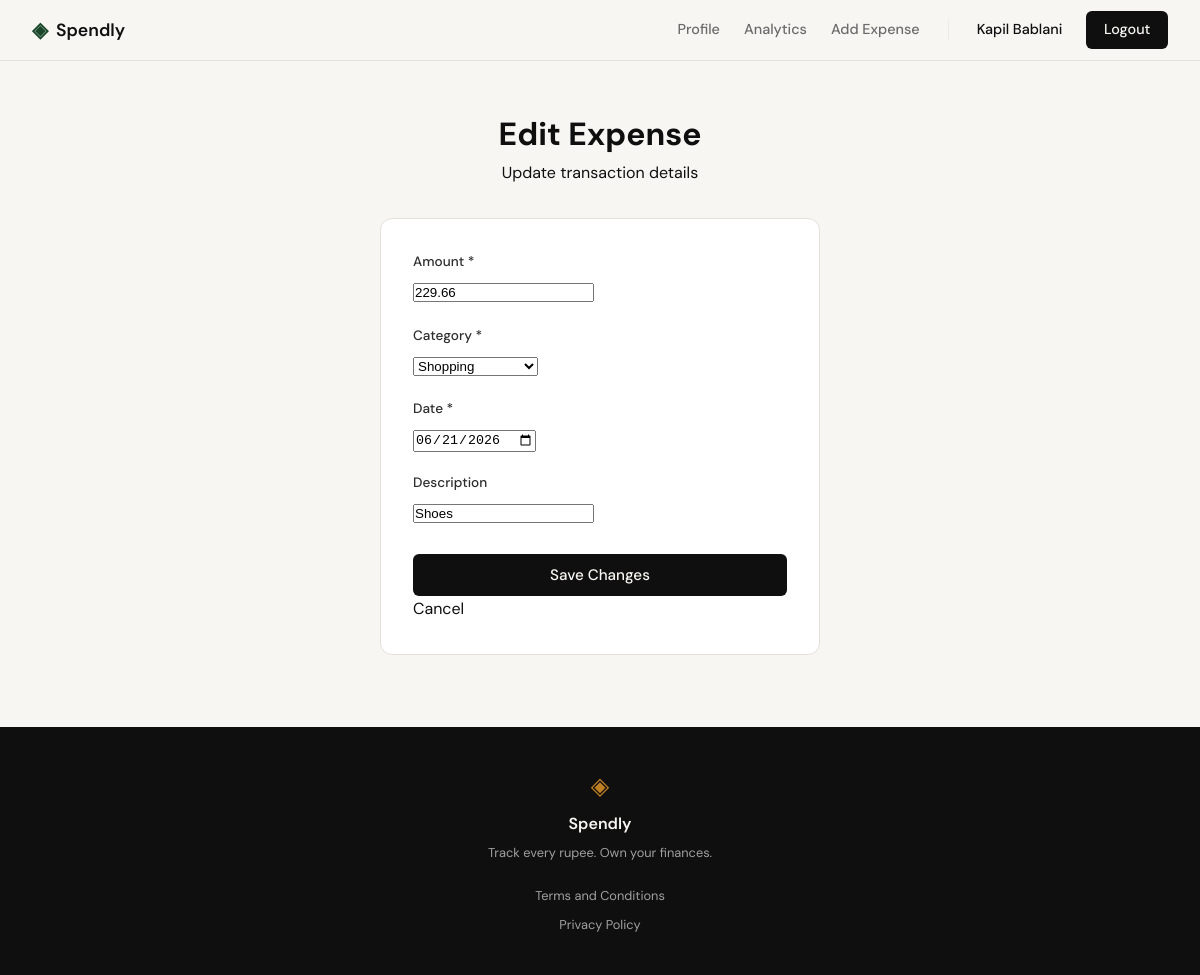
Screenshot of /expenses/60/edit (signed in) with the database file from the repository.
### tables this page shows
CREATE TABLE expenses (
            id INTEGER PRIMARY KEY AUTOINCREMENT,
            user_id INTEGER NOT NULL,
            amount REAL NOT NULL,
            category TEXT NOT NULL,
            date TEXT NOT NULL,
            description TEXT,
            created_at TEXT DEFAULT (datetime('now')),
            FOREIGN KEY (user_id) REFERENCES users (id)
        );

### app.py (the view, shortened to what this page needs)
@app.route("/expenses/<int:id>/edit", methods=["GET", "POST"])
def edit_expense(id):
    if not session.get("user_id"):
        return redirect(url_for("login"))
    user_id = session.get("user_id")
    expense = get_expense_by_id(id, user_id)
    if not expense:
        abort(404)
    if request.method == "GET":
        return render_edit_expense_form(expense)

### app.py (called while the page is built)
def render_edit_expense_form(expense, error=None, amount="", category="", date_str="", description=""):
    return render_template(
        "edit_expense.html",
        expense=expense,
        error=error,
        amount=amount,
        category=category,
        date=date_str,
        description=description,
        categories=VALID_CATEGORIES,
    )

### database/db.py (called while the page is built)
def get_db():
    db_path = os.path.join(os.path.dirname(__file__), "..", "spendly.db")
    conn = sqlite3.connect(db_path)
    conn.row_factory = sqlite3.Row
    conn.execute("PRAGMA foreign_keys = ON")
    return conn

### database/queries.py (called while the page is built)
def get_expense_by_id(expense_id, user_id):
    db = get_db()
    cursor = db.cursor()
    cursor.execute(
        "SELECT id, user_id, amount, category, date, description FROM expenses WHERE id = ? AND user_id = ?",
        (expense_id, user_id)
    )
    expense = cursor.fetchone()
    db.close()
    return expense

### templates/edit_expense.html (shortened to what this page needs)
{% extends "base.html" %}
{% block content %}
<div class="auth-section">
  <div class="auth-container">
    <div class="auth-header">
      <h1>Edit Expense</h1>
      <p>Update transaction details</p>
    </div>
    <div class="auth-card">
      <form method="POST" action="{{ url_for('edit_expense', id=expense.id) }}">
        <div class="form-group">
          <label for="amount">Amount *</label>
          <input
            type="number"
            id="amount"
            name="amount"
            step="0.01"
            min="0.01"
            placeholder="0.00"
            required
            value="{{ amount or expense.amount }}"
          />
        </div>
        <div class="form-group">
          <label for="category">Category *</label>
          <select id="category" name="category" required>
            {% for cat in categories %}
              <option value="{{ cat }}" {% if (category or expense.category) == cat %}selected{% endif %}>{{ cat }}</option>
            {% endfor %}
          </select>
        </div>
        <div class="form-group">
          <label for="date">Date *</label>
          <input
            type="date"
            id="date"
            name="date"
            required
            value="{{ date or expense.date }}"
          />
        </div>
        <div class="form-group">
          <label for="description">Description</label>
          <input
            type="text"
            id="description"
            name="description"
            maxlength="200"
            placeholder="Add a note (optional)"
            value="{{ description or (expense.description or '') }}"
          />
        </div>
        <button type="submit" class="btn-submit">Save Changes</button>
      </form>
      <div class="auth-footer">
        <p>
          <a href="{{ url_for('profile') }}">Cancel</a>
        </p>
      </div>
    </div>
  </div>
</div>
{% endblock %}

### static/css/style.css (style rules this page uses)
:root { --ink: #0f0f0f; --ink-soft: #2d2d2d; --ink-muted: #6b6b6b; --ink-faint: #a0a0a0; --paper: #f7f6f3; --paper-warm: #f0ede6; --paper-card: #ffffff; --accent: #1a472a; --accent-light: #e8f0eb; --accent-2: #c17f24; --accent-2-light: #fdf3e3; --danger: #c0392b; --danger-light: #fdecea; --border: #e4e1da; --border-soft: #eeebe4; --font-display: 'DM Serif Display', Georgia, serif; --font-body: 'DM Sans', system-ui, sans-serif; --max-width: 1200px; --auth-width: 440px; --radius-sm: 6px; --radius-md: 12px; --radius-lg: 20px; }
*, *::before, *::after { box-sizing: border-box; margin: 0; padding: 0; }
html { font-size: 16px; scroll-behavior: smooth; }
body { background: var(--paper); color: var(--ink); font-family: var(--font-body); font-size: 1rem; line-height: 1.6; -webkit-font-smoothing: antialiased; }
a { color: inherit; text-decoration: none; }
.auth-section { min-height: calc(100vh - 60px - 100px); display: flex; align-items: center; justify-content: center; padding: 3rem 2rem; }
.auth-container { width: 100%; max-width: var(--auth-width); }
.auth-header { text-align: center; margin-bottom: 2rem; }
.auth-card { background: var(--paper-card); border: 1px solid var(--border); border-radius: var(--radius-md); padding: 2rem; margin-bottom: 1.5rem; }
.form-group { margin-bottom: 1.25rem; }
.form-group label { display: block; font-size: 0.85rem; font-weight: 500; color: var(--ink-soft); margin-bottom: 0.4rem; }
.btn-submit { width: 100%; padding: 0.7rem; background: var(--ink); color: var(--paper); border: none; border-radius: var(--radius-sm); font-family: var(--font-body); font-size: 0.95rem; font-weight: 500; cursor: pointer; transition: background 0.2s; margin-top: 0.5rem; }

### rows the page displays
expenses: amount "229.66", category "Shopping", date "06/21/2026", description "Shoes"

### other values shown
{{ session.get('user_name', 'User') }} "Kapil Bablani"
